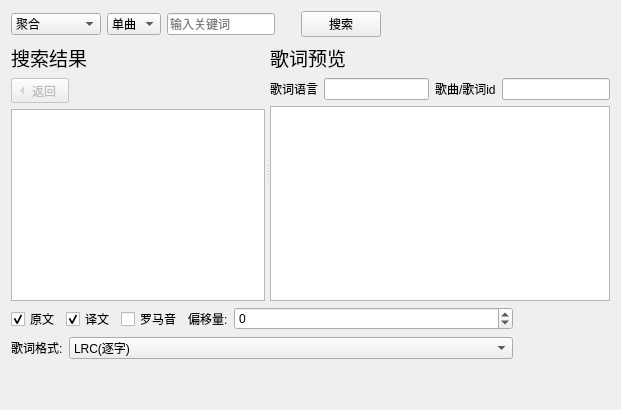
<?xml version="1.0" encoding="UTF-8"?>
<ui version="4.0">
 <class>search_base</class>
 <widget class="QWidget" name="search_base">
  <layout class="QVBoxLayout" name="verticalLayout">
   <item>
    <layout class="QHBoxLayout" name="horizontalLayout">
     <item>
      <widget class="QComboBox" name="source_comboBox">
       <property name="sizeAdjustPolicy">
        <enum>QComboBox::SizeAdjustPolicy::AdjustToContents</enum>
       </property>
       <item>
        <property name="text">
         <string>聚合</string>
        </property>
       </item>
       <item>
        <property name="text">
         <string>QQ音乐</string>
        </property>
       </item>
       <item>
        <property name="text">
         <string>酷狗音乐</string>
        </property>
       </item>
       <item>
        <property name="text">
         <string>网易云音乐</string>
        </property>
       </item>
      </widget>
     </item>
     <item>
      <widget class="QComboBox" name="search_type_comboBox">
       <property name="sizeAdjustPolicy">
        <enum>QComboBox::SizeAdjustPolicy::AdjustToContents</enum>
       </property>
       <item>
        <property name="text">
         <string>单曲</string>
        </property>
       </item>
       <item>
        <property name="text">
         <string>专辑</string>
        </property>
       </item>
       <item>
        <property name="text">
         <string>歌单</string>
        </property>
       </item>
      </widget>
     </item>
     <item>
      <widget class="QLineEdit" name="search_keyword_lineEdit">
       <property name="sizePolicy">
        <sizepolicy hsizetype="Fixed" vsizetype="Fixed">
         <horstretch>0</horstretch>
         <verstretch>0</verstretch>
        </sizepolicy>
       </property>
       <property name="inputMask">
        <string/>
       </property>
       <property name="text">
        <string/>
       </property>
       <property name="placeholderText">
        <string>输入关键词</string>
       </property>
      </widget>
     </item>
     <item>
      <spacer name="horizontalSpacer_2">
       <property name="orientation">
        <enum>Qt::Orientation::Horizontal</enum>
       </property>
       <property name="sizeType">
        <enum>QSizePolicy::Policy::Fixed</enum>
       </property>
       <property name="sizeHint" stdset="0">
        <size>
         <width>20</width>
         <height>20</height>
        </size>
       </property>
      </spacer>
     </item>
     <item>
      <widget class="QPushButton" name="search_pushButton">
       <property name="text">
        <string>搜索</string>
       </property>
      </widget>
     </item>
     <item>
      <spacer name="horizontalSpacer">
       <property name="orientation">
        <enum>Qt::Orientation::Horizontal</enum>
       </property>
       <property name="sizeHint" stdset="0">
        <size>
         <width>40</width>
         <height>20</height>
        </size>
       </property>
      </spacer>
     </item>
    </layout>
   </item>
   <item>
    <widget class="QSplitter" name="splitter">
     <property name="sizePolicy">
      <sizepolicy hsizetype="Expanding" vsizetype="Expanding">
       <horstretch>0</horstretch>
       <verstretch>0</verstretch>
      </sizepolicy>
     </property>
     <property name="orientation">
      <enum>Qt::Orientation::Horizontal</enum>
     </property>
     <property name="opaqueResize">
      <bool>true</bool>
     </property>
     <property name="handleWidth">
      <number>5</number>
     </property>
     <property name="childrenCollapsible">
      <bool>false</bool>
     </property>
     <widget class="QWidget" name="layoutWidget_2">
      <layout class="QVBoxLayout" name="verticalLayout_3">
       <item>
        <widget class="QLabel" name="result_label">
         <property name="sizePolicy">
          <sizepolicy hsizetype="Fixed" vsizetype="Fixed">
           <horstretch>0</horstretch>
           <verstretch>0</verstretch>
          </sizepolicy>
         </property>
         <property name="font">
          <font>
           <pointsize>14</pointsize>
          </font>
         </property>
         <property name="text">
          <string>搜索结果</string>
         </property>
        </widget>
       </item>
       <item>
        <widget class="QToolButton" name="return_toolButton">
         <property name="enabled">
          <bool>false</bool>
         </property>
         <property name="text">
          <string>返回</string>
         </property>
         <property name="toolButtonStyle">
          <enum>Qt::ToolButtonStyle::ToolButtonTextBesideIcon</enum>
         </property>
         <property name="autoRaise">
          <bool>false</bool>
         </property>
         <property name="arrowType">
          <enum>Qt::ArrowType::LeftArrow</enum>
         </property>
        </widget>
       </item>
       <item>
        <widget class="ProportionallyStretchedTableWidget" name="results_tableWidget">
         <property name="sizePolicy">
          <sizepolicy hsizetype="Expanding" vsizetype="Expanding">
           <horstretch>0</horstretch>
           <verstretch>0</verstretch>
          </sizepolicy>
         </property>
         <property name="horizontalScrollBarPolicy">
          <enum>Qt::ScrollBarPolicy::ScrollBarAsNeeded</enum>
         </property>
         <property name="sizeAdjustPolicy">
          <enum>QAbstractScrollArea::SizeAdjustPolicy::AdjustIgnored</enum>
         </property>
         <property name="editTriggers">
          <set>QAbstractItemView::EditTrigger::NoEditTriggers</set>
         </property>
         <property name="showDropIndicator" stdset="0">
          <bool>false</bool>
         </property>
         <property name="selectionMode">
          <enum>QAbstractItemView::SelectionMode::SingleSelection</enum>
         </property>
         <property name="selectionBehavior">
          <enum>QAbstractItemView::SelectionBehavior::SelectRows</enum>
         </property>
         <property name="showGrid">
          <bool>false</bool>
         </property>
         <property name="gridStyle">
          <enum>Qt::PenStyle::SolidLine</enum>
         </property>
         <attribute name="horizontalHeaderVisible">
          <bool>true</bool>
         </attribute>
         <attribute name="horizontalHeaderCascadingSectionResizes">
          <bool>false</bool>
         </attribute>
         <attribute name="horizontalHeaderDefaultSectionSize">
          <number>100</number>
         </attribute>
         <attribute name="horizontalHeaderHighlightSections">
          <bool>true</bool>
         </attribute>
         <attribute name="horizontalHeaderShowSortIndicator" stdset="0">
          <bool>false</bool>
         </attribute>
         <attribute name="horizontalHeaderStretchLastSection">
          <bool>false</bool>
         </attribute>
         <attribute name="verticalHeaderVisible">
          <bool>false</bool>
         </attribute>
        </widget>
       </item>
      </layout>
     </widget>
     <widget class="QWidget" name="layoutWidget_3">
      <layout class="QVBoxLayout" name="verticalLayout_8">
       <item>
        <widget class="QLabel" name="label_8">
         <property name="sizePolicy">
          <sizepolicy hsizetype="Fixed" vsizetype="Fixed">
           <horstretch>0</horstretch>
           <verstretch>0</verstretch>
          </sizepolicy>
         </property>
         <property name="font">
          <font>
           <pointsize>14</pointsize>
          </font>
         </property>
         <property name="text">
          <string>歌词预览</string>
         </property>
        </widget>
       </item>
       <item>
        <layout class="QHBoxLayout" name="horizontalLayout_5">
         <item>
          <widget class="QLabel" name="label_2">
           <property name="text">
            <string>歌词语言</string>
           </property>
          </widget>
         </item>
         <item>
          <widget class="QLineEdit" name="lyric_langs_lineEdit">
           <property name="text">
            <string/>
           </property>
           <property name="readOnly">
            <bool>true</bool>
           </property>
          </widget>
         </item>
         <item>
          <widget class="QLabel" name="label_3">
           <property name="text">
            <string>歌曲/歌词id</string>
           </property>
          </widget>
         </item>
         <item>
          <widget class="QLineEdit" name="songid_lineEdit">
           <property name="sizePolicy">
            <sizepolicy hsizetype="Fixed" vsizetype="Fixed">
             <horstretch>0</horstretch>
             <verstretch>0</verstretch>
            </sizepolicy>
           </property>
           <property name="readOnly">
            <bool>true</bool>
           </property>
          </widget>
         </item>
        </layout>
       </item>
       <item>
        <widget class="QPlainTextEdit" name="preview_plainTextEdit">
         <property name="sizePolicy">
          <sizepolicy hsizetype="MinimumExpanding" vsizetype="Expanding">
           <horstretch>0</horstretch>
           <verstretch>0</verstretch>
          </sizepolicy>
         </property>
         <property name="lineWrapMode">
          <enum>QPlainTextEdit::LineWrapMode::NoWrap</enum>
         </property>
         <property name="readOnly">
          <bool>true</bool>
         </property>
        </widget>
       </item>
      </layout>
     </widget>
    </widget>
   </item>
   <item>
    <layout class="QHBoxLayout" name="bottom_horizontalLayout">
     <item>
      <layout class="QVBoxLayout" name="control_verticalLayout">
       <item>
        <layout class="QHBoxLayout" name="horizontalLayout_7"/>
       </item>
       <item>
        <layout class="QHBoxLayout" name="horizontalLayout_8">
         <item>
          <widget class="QCheckBox" name="original_checkBox">
           <property name="sizePolicy">
            <sizepolicy hsizetype="Fixed" vsizetype="Fixed">
             <horstretch>0</horstretch>
             <verstretch>0</verstretch>
            </sizepolicy>
           </property>
           <property name="text">
            <string>原文</string>
           </property>
           <property name="checked">
            <bool>true</bool>
           </property>
          </widget>
         </item>
         <item>
          <widget class="QCheckBox" name="translate_checkBox">
           <property name="sizePolicy">
            <sizepolicy hsizetype="Fixed" vsizetype="Fixed">
             <horstretch>0</horstretch>
             <verstretch>0</verstretch>
            </sizepolicy>
           </property>
           <property name="text">
            <string>译文</string>
           </property>
           <property name="checked">
            <bool>true</bool>
           </property>
          </widget>
         </item>
         <item>
          <widget class="QCheckBox" name="romanized_checkBox">
           <property name="sizePolicy">
            <sizepolicy hsizetype="Fixed" vsizetype="Fixed">
             <horstretch>0</horstretch>
             <verstretch>0</verstretch>
            </sizepolicy>
           </property>
           <property name="text">
            <string>罗马音</string>
           </property>
          </widget>
         </item>
         <item>
          <widget class="QLabel" name="label_5">
           <property name="sizePolicy">
            <sizepolicy hsizetype="Fixed" vsizetype="Preferred">
             <horstretch>0</horstretch>
             <verstretch>0</verstretch>
            </sizepolicy>
           </property>
           <property name="text">
            <string>偏移量:</string>
           </property>
          </widget>
         </item>
         <item>
          <widget class="QSpinBox" name="offset_spinBox">
           <property name="sizePolicy">
            <sizepolicy hsizetype="Preferred" vsizetype="Fixed">
             <horstretch>0</horstretch>
             <verstretch>0</verstretch>
            </sizepolicy>
           </property>
           <property name="minimum">
            <number>-999999999</number>
           </property>
           <property name="maximum">
            <number>999999999</number>
           </property>
           <property name="singleStep">
            <number>100</number>
           </property>
          </widget>
         </item>
        </layout>
       </item>
       <item>
        <layout class="QHBoxLayout" name="horizontalLayout_9">
         <item>
          <widget class="QLabel" name="label_9">
           <property name="sizePolicy">
            <sizepolicy hsizetype="Fixed" vsizetype="Preferred">
             <horstretch>0</horstretch>
             <verstretch>0</verstretch>
            </sizepolicy>
           </property>
           <property name="text">
            <string>歌词格式:</string>
           </property>
          </widget>
         </item>
         <item>
          <widget class="QComboBox" name="lyricsformat_comboBox">
           <item>
            <property name="text">
             <string>LRC(逐字)</string>
            </property>
           </item>
           <item>
            <property name="text">
             <string>LRC(逐行)</string>
            </property>
           </item>
           <item>
            <property name="text">
             <string>增强型LRC(ESLyric)</string>
            </property>
           </item>
           <item>
            <property name="text">
             <string>SRT</string>
            </property>
           </item>
           <item>
            <property name="text">
             <string>ASS</string>
            </property>
           </item>
          </widget>
         </item>
        </layout>
       </item>
       <item>
        <spacer name="control_verticalSpacer">
         <property name="orientation">
          <enum>Qt::Orientation::Vertical</enum>
         </property>
         <property name="sizeType">
          <enum>QSizePolicy::Policy::Preferred</enum>
         </property>
         <property name="sizeHint" stdset="0">
          <size>
           <width>20</width>
           <height>40</height>
          </size>
         </property>
        </spacer>
       </item>
      </layout>
     </item>
     <item>
      <spacer name="horizontalSpacer_3">
       <property name="orientation">
        <enum>Qt::Orientation::Horizontal</enum>
       </property>
       <property name="sizeType">
        <enum>QSizePolicy::Policy::Maximum</enum>
       </property>
       <property name="sizeHint" stdset="0">
        <size>
         <width>97</width>
         <height>20</height>
        </size>
       </property>
      </spacer>
     </item>
    </layout>
   </item>
  </layout>
 </widget>
 <customwidgets>
  <customwidget>
   <class>ProportionallyStretchedTableWidget</class>
   <extends>QTableWidget</extends>
   <header>LDDC.gui.components.custom_widgets</header>
  </customwidget>
 </customwidgets>
 <resources/>
 <connections/>
</ui>
